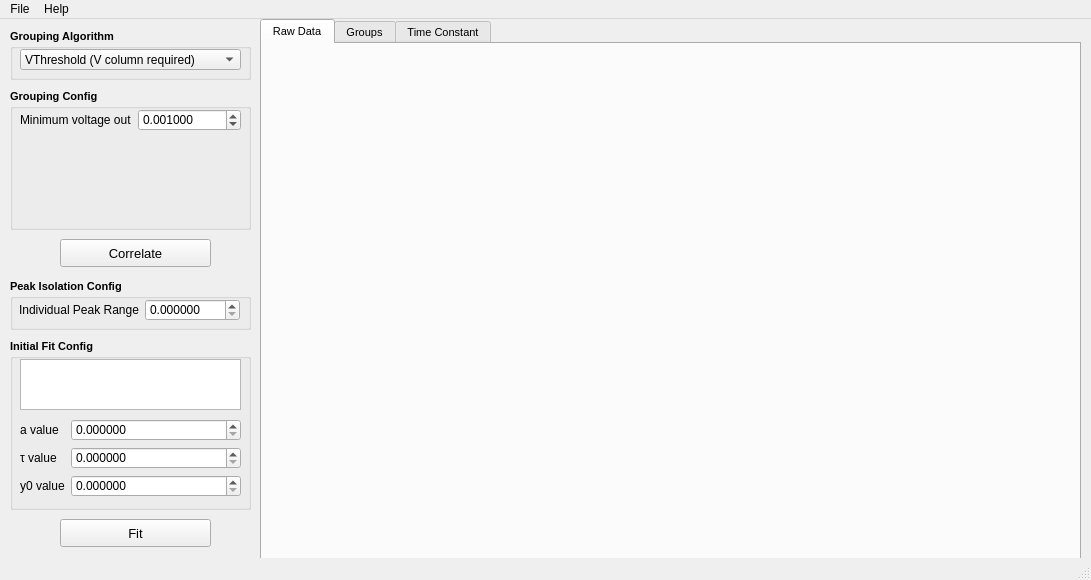
<?xml version="1.0" encoding="UTF-8"?>
<ui version="4.0">
 <class>MainWindow</class>
 <widget class="QMainWindow" name="MainWindow">
  <property name="geometry">
   <rect>
    <x>0</x>
    <y>0</y>
    <width>1091</width>
    <height>580</height>
   </rect>
  </property>
  <property name="windowTitle">
   <string>CRDS Scanalyzer</string>
  </property>
  <property name="styleSheet">
   <string notr="true">QGroupBox: {font-style: bold; font-size: 8px }</string>
  </property>
  <widget class="QWidget" name="centralwidget">
   <widget class="graph_tab" name="tabWidget">
    <property name="geometry">
     <rect>
      <x>260</x>
      <y>0</y>
      <width>821</width>
      <height>561</height>
     </rect>
    </property>
    <property name="font">
     <font>
      <pointsize>8</pointsize>
     </font>
    </property>
    <property name="currentIndex">
     <number>0</number>
    </property>
    <widget class="QWidget" name="raw_data">
     <attribute name="title">
      <string>Raw Data</string>
     </attribute>
     <widget class="rawdata_graph" name="widget" native="true">
      <property name="geometry">
       <rect>
        <x>-1</x>
        <y>-1</y>
        <width>811</width>
        <height>531</height>
       </rect>
      </property>
     </widget>
    </widget>
    <widget class="QWidget" name="groups">
     <attribute name="title">
      <string>Groups</string>
     </attribute>
     <widget class="peaks_graph" name="widget_2" native="true">
      <property name="geometry">
       <rect>
        <x>0</x>
        <y>0</y>
        <width>651</width>
        <height>531</height>
       </rect>
      </property>
     </widget>
    </widget>
    <widget class="QWidget" name="time_constant">
     <attribute name="title">
      <string>Time Constant</string>
     </attribute>
     <widget class="timeconstant_graph" name="widget_3" native="true">
      <property name="geometry">
       <rect>
        <x>0</x>
        <y>0</y>
        <width>651</width>
        <height>531</height>
       </rect>
      </property>
     </widget>
    </widget>
   </widget>
   <widget class="QGroupBox" name="groupBox">
    <property name="geometry">
     <rect>
      <x>10</x>
      <y>70</y>
      <width>241</width>
      <height>141</height>
     </rect>
    </property>
    <property name="font">
     <font>
      <pointsize>8</pointsize>
      <weight>75</weight>
      <bold>true</bold>
     </font>
    </property>
    <property name="title">
     <string>Grouping Config</string>
    </property>
    <widget class="config_area" name="stackedWidget">
     <property name="geometry">
      <rect>
       <x>10</x>
       <y>20</y>
       <width>221</width>
       <height>111</height>
      </rect>
     </property>
     <property name="currentIndex">
      <number>0</number>
     </property>
     <widget class="QWidget" name="page">
      <widget class="QWidget" name="formLayoutWidget_4">
       <property name="geometry">
        <rect>
         <x>0</x>
         <y>0</y>
         <width>221</width>
         <height>71</height>
        </rect>
       </property>
       <layout class="QFormLayout" name="formLayout_4">
        <item row="0" column="0">
         <widget class="QLabel" name="label">
          <property name="text">
           <string>Minimum voltage out</string>
          </property>
         </widget>
        </item>
        <item row="0" column="1">
         <widget class="spin_min_voltage" name="doubleSpinBox_5">
          <property name="decimals">
           <number>6</number>
          </property>
          <property name="value">
           <double>0.001000000000000</double>
          </property>
         </widget>
        </item>
       </layout>
      </widget>
     </widget>
     <widget class="QWidget" name="page_2">
      <widget class="QWidget" name="formLayoutWidget">
       <property name="geometry">
        <rect>
         <x>0</x>
         <y>0</y>
         <width>221</width>
         <height>103</height>
        </rect>
       </property>
       <layout class="QFormLayout" name="formLayout">
        <item row="0" column="0">
         <widget class="QLabel" name="label_2">
          <property name="text">
           <string>Estimated pass time</string>
          </property>
         </widget>
        </item>
        <item row="0" column="1">
         <widget class="spin_group_len" name="spin_group_len">
          <property name="decimals">
           <number>6</number>
          </property>
          <property name="value">
           <double>0.000600000000000</double>
          </property>
         </widget>
        </item>
        <item row="1" column="0">
         <widget class="QLabel" name="label_4">
          <property name="text">
           <string>Min peak height</string>
          </property>
         </widget>
        </item>
        <item row="1" column="1">
         <widget class="spin_min_peakheight" name="spin_min_peakheight">
          <property name="decimals">
           <number>6</number>
          </property>
          <property name="value">
           <double>0.000400000000000</double>
          </property>
         </widget>
        </item>
        <item row="2" column="0">
         <widget class="QLabel" name="label_6">
          <property name="text">
           <string>Min peak prominence</string>
          </property>
         </widget>
        </item>
        <item row="2" column="1">
         <widget class="spin_min_peakprominence" name="spin_min_peakprominence">
          <property name="decimals">
           <number>6</number>
          </property>
          <property name="value">
           <double>0.001200000000000</double>
          </property>
         </widget>
        </item>
        <item row="3" column="0">
         <widget class="QLabel" name="label_5">
          <property name="text">
           <string>Moving average size</string>
          </property>
         </widget>
        </item>
        <item row="3" column="1">
         <widget class="spin_moving_average_denom" name="spin_moving_average_denom">
          <property name="value">
           <number>20</number>
          </property>
         </widget>
        </item>
       </layout>
      </widget>
     </widget>
    </widget>
   </widget>
   <widget class="correlate_button" name="compute_button">
    <property name="geometry">
     <rect>
      <x>60</x>
      <y>220</y>
      <width>151</width>
      <height>28</height>
     </rect>
    </property>
    <property name="font">
     <font>
      <pointsize>-1</pointsize>
     </font>
    </property>
    <property name="styleSheet">
     <string notr="true">* {font-size: 13px}</string>
    </property>
    <property name="text">
     <string>Correlate</string>
    </property>
   </widget>
   <widget class="QGroupBox" name="groupBox_2">
    <property name="geometry">
     <rect>
      <x>10</x>
      <y>320</y>
      <width>241</width>
      <height>171</height>
     </rect>
    </property>
    <property name="font">
     <font>
      <pointsize>8</pointsize>
      <weight>75</weight>
      <bold>true</bold>
     </font>
    </property>
    <property name="title">
     <string>Initial Fit Config</string>
    </property>
    <widget class="QWidget" name="formLayoutWidget_3">
     <property name="geometry">
      <rect>
       <x>10</x>
       <y>80</y>
       <width>221</width>
       <height>89</height>
      </rect>
     </property>
     <layout class="QFormLayout" name="formLayout_3">
      <item row="2" column="0">
       <widget class="QLabel" name="label_14">
        <property name="text">
         <string>τ value</string>
        </property>
       </widget>
      </item>
      <item row="2" column="1">
       <widget class="QDoubleSpinBox" name="doubleSpinBox_2">
        <property name="decimals">
         <number>6</number>
        </property>
       </widget>
      </item>
      <item row="3" column="0">
       <widget class="QLabel" name="label_13">
        <property name="text">
         <string>y0 value</string>
        </property>
       </widget>
      </item>
      <item row="3" column="1">
       <widget class="QDoubleSpinBox" name="doubleSpinBox">
        <property name="decimals">
         <number>6</number>
        </property>
       </widget>
      </item>
      <item row="1" column="0">
       <widget class="QLabel" name="label_15">
        <property name="text">
         <string>a value</string>
        </property>
       </widget>
      </item>
      <item row="1" column="1">
       <widget class="QDoubleSpinBox" name="doubleSpinBox_3">
        <property name="decimals">
         <number>6</number>
        </property>
       </widget>
      </item>
     </layout>
    </widget>
    <widget class="equation_view" name="graphicsView">
     <property name="geometry">
      <rect>
       <x>10</x>
       <y>20</y>
       <width>221</width>
       <height>51</height>
      </rect>
     </property>
    </widget>
   </widget>
   <widget class="fit_button" name="compute_button_2">
    <property name="geometry">
     <rect>
      <x>60</x>
      <y>500</y>
      <width>151</width>
      <height>28</height>
     </rect>
    </property>
    <property name="font">
     <font>
      <pointsize>-1</pointsize>
     </font>
    </property>
    <property name="styleSheet">
     <string notr="true">* {font-size: 13px}</string>
    </property>
    <property name="text">
     <string>Fit</string>
    </property>
   </widget>
   <widget class="QGroupBox" name="groupBox_3">
    <property name="geometry">
     <rect>
      <x>10</x>
      <y>10</y>
      <width>241</width>
      <height>51</height>
     </rect>
    </property>
    <property name="font">
     <font>
      <pointsize>8</pointsize>
      <weight>75</weight>
      <bold>true</bold>
     </font>
    </property>
    <property name="title">
     <string>Grouping Algorithm</string>
    </property>
    <widget class="combo_grouping_algo" name="comboBox">
     <property name="geometry">
      <rect>
       <x>10</x>
       <y>20</y>
       <width>221</width>
       <height>21</height>
      </rect>
     </property>
     <item>
      <property name="text">
       <string>VThreshold (V column required)</string>
      </property>
     </item>
     <item>
      <property name="text">
       <string>SpacedGroups</string>
      </property>
     </item>
    </widget>
   </widget>
   <widget class="QGroupBox" name="groupBox_4">
    <property name="geometry">
     <rect>
      <x>10</x>
      <y>260</y>
      <width>241</width>
      <height>51</height>
     </rect>
    </property>
    <property name="font">
     <font>
      <pointsize>8</pointsize>
      <weight>75</weight>
      <bold>true</bold>
     </font>
    </property>
    <property name="title">
     <string>Peak Isolation Config</string>
    </property>
    <property name="checkable">
     <bool>false</bool>
    </property>
    <widget class="QWidget" name="formLayoutWidget_2">
     <property name="geometry">
      <rect>
       <x>9</x>
       <y>20</y>
       <width>221</width>
       <height>25</height>
      </rect>
     </property>
     <layout class="QFormLayout" name="formLayout_2">
      <item row="0" column="0">
       <widget class="QLabel" name="label_7">
        <property name="text">
         <string>Individual Peak Range</string>
        </property>
       </widget>
      </item>
      <item row="0" column="1">
       <widget class="QDoubleSpinBox" name="doubleSpinBox_4">
        <property name="decimals">
         <number>6</number>
        </property>
       </widget>
      </item>
     </layout>
    </widget>
   </widget>
  </widget>
  <widget class="QMenuBar" name="menubar">
   <property name="geometry">
    <rect>
     <x>0</x>
     <y>0</y>
     <width>1091</width>
     <height>26</height>
    </rect>
   </property>
   <widget class="file_menu" name="menuFile">
    <property name="title">
     <string>File</string>
    </property>
   </widget>
   <widget class="help_menu" name="menuhelp">
    <property name="title">
     <string>Help</string>
    </property>
   </widget>
   <addaction name="menuFile"/>
   <addaction name="menuhelp"/>
  </widget>
  <widget class="QStatusBar" name="statusbar"/>
  <action name="actionOpen_CSV">
   <property name="text">
    <string>Open CSV File</string>
   </property>
   <property name="shortcut">
    <string>Ctrl+O</string>
   </property>
  </action>
  <action name="actionQuit">
   <property name="text">
    <string>Quit</string>
   </property>
  </action>
  <action name="actionExport">
   <property name="text">
    <string>Export</string>
   </property>
   <property name="shortcut">
    <string>Ctrl+E</string>
   </property>
  </action>
  <action name="actionGithub_repository">
   <property name="text">
    <string>GitHub Repo</string>
   </property>
  </action>
  <action name="actionOpen_LabView_Binary">
   <property name="text">
    <string>Open LabView File</string>
   </property>
  </action>
 </widget>
 <customwidgets>
  <customwidget>
   <class>spin_group_len</class>
   <extends>QDoubleSpinBox</extends>
   <header>widgets</header>
  </customwidget>
  <customwidget>
   <class>spin_min_peakheight</class>
   <extends>QDoubleSpinBox</extends>
   <header>widgets</header>
  </customwidget>
  <customwidget>
   <class>spin_min_peakprominence</class>
   <extends>QDoubleSpinBox</extends>
   <header>widgets</header>
  </customwidget>
  <customwidget>
   <class>spin_moving_average_denom</class>
   <extends>QSpinBox</extends>
   <header>widgets</header>
  </customwidget>
  <customwidget>
   <class>correlate_button</class>
   <extends>QPushButton</extends>
   <header>widgets</header>
  </customwidget>
  <customwidget>
   <class>equation_view</class>
   <extends>QGraphicsView</extends>
   <header>widgets</header>
  </customwidget>
  <customwidget>
   <class>fit_button</class>
   <extends>QPushButton</extends>
   <header>widgets</header>
  </customwidget>
  <customwidget>
   <class>rawdata_graph</class>
   <extends>QWidget</extends>
   <header>widgets</header>
   <container>1</container>
  </customwidget>
  <customwidget>
   <class>peaks_graph</class>
   <extends>QWidget</extends>
   <header>widgets</header>
   <container>1</container>
  </customwidget>
  <customwidget>
   <class>timeconstant_graph</class>
   <extends>QWidget</extends>
   <header>widgets</header>
   <container>1</container>
  </customwidget>
  <customwidget>
   <class>combo_grouping_algo</class>
   <extends>QComboBox</extends>
   <header>widgets</header>
  </customwidget>
  <customwidget>
   <class>file_menu</class>
   <extends>QMenu</extends>
   <header>widgets</header>
  </customwidget>
  <customwidget>
   <class>help_menu</class>
   <extends>QMenu</extends>
   <header>widgets</header>
  </customwidget>
  <customwidget>
   <class>graph_tab</class>
   <extends>QTabWidget</extends>
   <header>widgets</header>
   <container>1</container>
  </customwidget>
  <customwidget>
   <class>config_area</class>
   <extends>QStackedWidget</extends>
   <header>widgets</header>
   <container>1</container>
  </customwidget>
  <customwidget>
   <class>spin_min_voltage</class>
   <extends>QDoubleSpinBox</extends>
   <header>widgets</header>
  </customwidget>
 </customwidgets>
 <resources/>
 <connections/>
</ui>
